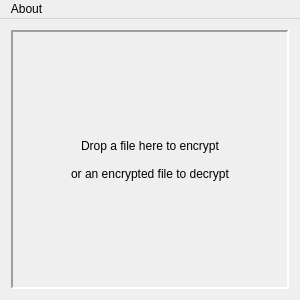
<?xml version="1.0" encoding="UTF-8"?>
<ui version="4.0">
 <class>MainWindow</class>
 <widget class="QMainWindow" name="MainWindow">
  <property name="geometry">
   <rect>
    <x>0</x>
    <y>0</y>
    <width>300</width>
    <height>300</height>
   </rect>
  </property>
  <property name="sizePolicy">
   <sizepolicy hsizetype="Preferred" vsizetype="Preferred">
    <horstretch>0</horstretch>
    <verstretch>0</verstretch>
   </sizepolicy>
  </property>
  <property name="windowTitle">
   <string>Lorenz</string>
  </property>
  <property name="autoFillBackground">
   <bool>false</bool>
  </property>
  <widget class="QWidget" name="centralWidget">
   <layout class="QGridLayout" name="gridLayout">
    <item row="0" column="0">
     <widget class="DropArea" name="label">
      <property name="sizePolicy">
       <sizepolicy hsizetype="Expanding" vsizetype="Expanding">
        <horstretch>0</horstretch>
        <verstretch>0</verstretch>
       </sizepolicy>
      </property>
      <property name="acceptDrops">
       <bool>true</bool>
      </property>
      <property name="autoFillBackground">
       <bool>true</bool>
      </property>
      <property name="frameShape">
       <enum>QFrame::Panel</enum>
      </property>
      <property name="frameShadow">
       <enum>QFrame::Sunken</enum>
      </property>
      <property name="lineWidth">
       <number>2</number>
      </property>
      <property name="text">
       <string>Drop a file here to encrypt

or an encrypted file to decrypt</string>
      </property>
      <property name="alignment">
       <set>Qt::AlignCenter</set>
      </property>
     </widget>
    </item>
   </layout>
  </widget>
  <widget class="QMenuBar" name="menuBar">
   <property name="geometry">
    <rect>
     <x>0</x>
     <y>0</y>
     <width>300</width>
     <height>22</height>
    </rect>
   </property>
   <widget class="QMenu" name="menuAbout">
    <property name="title">
     <string>About</string>
    </property>
    <addaction name="actionAbout_Lorenz"/>
   </widget>
   <addaction name="menuAbout"/>
  </widget>
  <action name="actionAbout_Lorenz">
   <property name="text">
    <string>About Lorenz</string>
   </property>
  </action>
 </widget>
 <layoutdefault spacing="6" margin="11"/>
 <customwidgets>
  <customwidget>
   <class>DropArea</class>
   <extends>QLabel</extends>
   <header>droparea.h</header>
   <slots>
    <slot>setEncrypt()</slot>
    <slot>setDecrypt()</slot>
   </slots>
  </customwidget>
 </customwidgets>
 <resources/>
 <connections/>
</ui>
